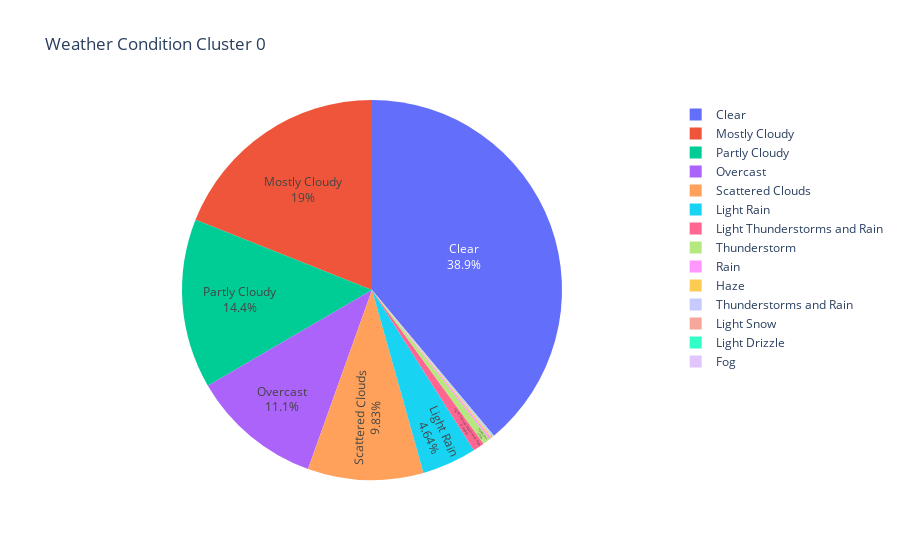

The code cell stored with this chart in its notebook:
### Code cell
cluster0_df['Counter'] = 1
fig = px.pie(data_frame=cluster0_df, values = 'Counter', names = 'Weather_Condition', title = 'Weather Condition Cluster 0')
fig.update_traces(textposition='inside', textinfo='percent+label')
fig.show()

### Figure 1 — Plotly figure (JSON) as saved in the notebook; plotly's stock layout.template omitted (floating-point values rounded to 4 significant figures; data arrays with more than 128 entries replaced by an {"elided": "..."} marker saying what was removed)
{"data": [{"domain": {"x": [0, 1], "y": [0, 1]}, "hoverlabel": {"namelength": 0}, "hovertemplate": "Weather_Condition=%{label}<br>Counter=%{value}", "labels": {"elided": "2542 str values"}, "legendgroup": "", "name": "", "showlegend": true, "textinfo": "percent+label", "textposition": "inside", "type": "pie", "values": {"elided": "2542 int values"}}], "layout": {"legend": {"tracegroupgap": 0}, "title": {"text": "Weather Condition Cluster 0"}}}
